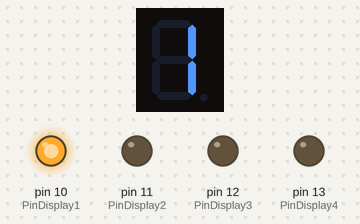
The sketch below on a simulated Arduino Uno, built with avr-gcc and run on an emulated ATmega328P. Shown: 1-digit seven-segment display, output pins drawn as LEDs (lit = HIGH). Wiring (inferred from the names in the program): 1-digit 7-segment display, segments lit when HIGH: segments pin 2, pin 3, pin 4, pin 5, pin 6, pin 7, pin 8, pin 9. The segment pins are drawn as the display they are named for; pins used as bus, display or sensor lines are not drawn.

Above: at 0.1 s.
At 0.6 s:
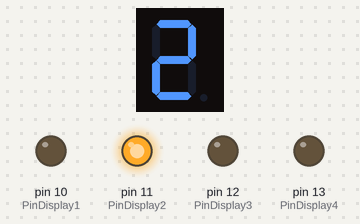
At 1.1 s:
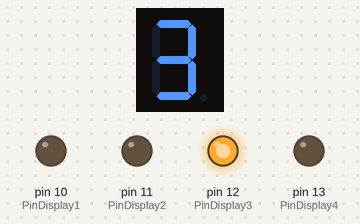
At 1.6 s:
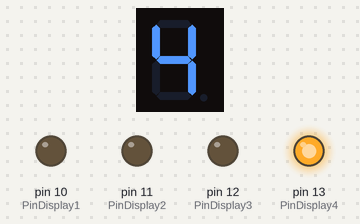
Timing chart, 0 to 130.0 s (numbered marks = the images above):
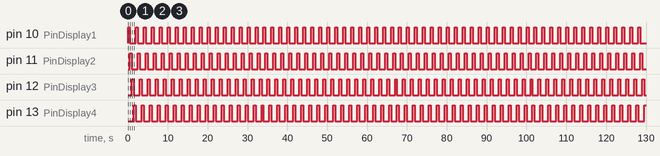

The sketch:

SevenSegment2.ino
```cpp
///////
//
//  AAA
// F   B
//  GGG
// E   C
//  DDD   DP
const int PinA = 2;
const int PinB = 3;
const int PinC = 4;
const int PinD = 5;
const int PinE = 6;
const int PinF = 7;
const int PinG = 8;
const int PinDP = 9;

const int PinDisplay1 = 10;
const int PinDisplay2 = 11;
const int PinDisplay3 = 12;
const int PinDisplay4 = 13;

enum {
  SegA = 1,
  SegB = 2,
  SegC = 4,
  SegD = 8,
  SegE = 16,
  SegF = 32,
  SegG = 64,
  SegDP = 128
};

const int Digit0 = SegA | SegB | SegC | SegD | SegE | SegF;
const int Digit1 = SegB | SegC;
const int Digit2 = SegA | SegB | SegD | SegE | SegG;
const int Digit3 = SegA | SegB | SegC | SegD | SegG;
const int Digit4 = SegB | SegC | SegF | SegG;
const int Digit5 = SegA | SegC | SegD | SegF | SegG;
const int Digit6 = SegA | SegC | SegD | SegE | SegF | SegG;
const int Digit7 = SegA | SegB | SegC;
const int Digit8 = SegA | SegB | SegC | SegD | SegE | SegF | SegG;
const int Digit9 = SegA | SegB | SegC | SegD | SegF | SegG;

void setup()
{
  pinMode(PinA, OUTPUT);
  pinMode(PinB, OUTPUT);
  pinMode(PinC, OUTPUT);
  pinMode(PinD, OUTPUT);
  pinMode(PinE, OUTPUT);
  pinMode(PinF, OUTPUT);
  pinMode(PinG, OUTPUT);
  pinMode(PinDP, OUTPUT);

  pinMode(PinDisplay1,10);
  pinMode(PinDisplay2,11);
  pinMode(PinDisplay3,12);
  pinMode(PinDisplay4,13);
}


void showDigit(int whichPosition, int whichSegments)
{
  // turn all the segments off
  digitalWrite(PinA, LOW);
  digitalWrite(PinB, LOW);
  digitalWrite(PinC, LOW);
  digitalWrite(PinD, LOW);
  digitalWrite(PinE, LOW);
  digitalWrite(PinF, LOW);
  digitalWrite(PinG, LOW);
  digitalWrite(PinDP, LOW);

  if(whichPosition == 1)
    digitalWrite(PinDisplay1, HIGH);
  else
    digitalWrite(PinDisplay1, LOW);

  if(whichPosition == 2)
    digitalWrite(PinDisplay2, HIGH);
  else
    digitalWrite(PinDisplay2, LOW);

  if(whichPosition == 3)
    digitalWrite(PinDisplay3, HIGH);
  else
    digitalWrite(PinDisplay3, LOW);

  if(whichPosition == 4)
    digitalWrite(PinDisplay4, HIGH);
  else
    digitalWrite(PinDisplay4, LOW);

  if((whichSegments & SegA)>0)
    digitalWrite(PinA, HIGH);

  if((whichSegments & SegB)>0)
    digitalWrite(PinB, HIGH);

  if((whichSegments & SegC)>0)
    digitalWrite(PinC, HIGH);

  if((whichSegments & SegD)>0)
    digitalWrite(PinD, HIGH);

  if((whichSegments & SegE)>0)
    digitalWrite(PinE, HIGH);

  if((whichSegments & SegF)>0)
    digitalWrite(PinF, HIGH);

  if((whichSegments & SegG)>0)
    digitalWrite(PinG, HIGH);

  if((whichSegments & SegDP)>0)
    digitalWrite(PinDP, HIGH);

}

void loop()
{
  int delayTime = 500;
  showDigit(1, Digit1);
  delay(delayTime);
  showDigit(2, Digit2);
  delay(delayTime);
  showDigit(3, Digit3);
  delay(delayTime);
  showDigit(4, Digit4);
  delay(delayTime);
}
```

Measured:
- by itself, pin 10 (PinDisplay1), pin 11 (PinDisplay2), pin 12 (PinDisplay3), pin 13 (PinDisplay4): alternates HIGH for 0.50 s and LOW for 1.5 s
- by itself, everything shown: repeats every 2.0 s, in 4 steps
- what the display in image 1 shows lasts 0.5 s, from 0.5 s to 1.0 s
